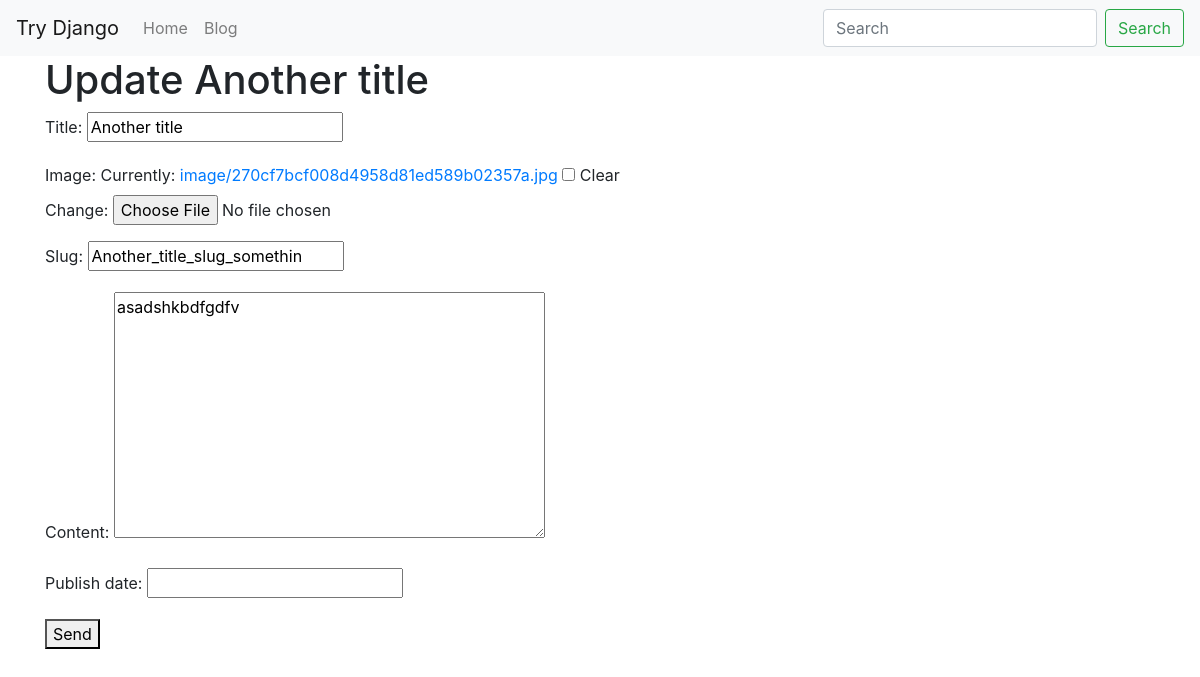
The page /blog/Another_title_slug_somethin/edit/ (signed in) on the database its author committed.
### blog/models.py (models this page shows, shortened)
class BlogPost(models.Model): # blogpost_set -> queryset
    user    = models.ForeignKey(User, default=1, null=True, on_delete=models.SET_NULL)
    image   = models.ImageField(upload_to='image/', blank=True, null=True)
    title  = models.CharField(max_length=120)
    slug   = models.SlugField(unique=True) # hello world -> hello-world
    content  = models.TextField(null=True, blank=True)
    publish_date = models.DateTimeField(auto_now=False, auto_now_add=False, null=True, blank=True)
    timestamp = models.DateTimeField(auto_now_add=True)
    updated = models.DateTimeField(auto_now=True)
    objects = BlogPostManager()
    class Meta:
        ordering = ['-publish_date', '-updated', '-timestamp']

### blog/views.py (the view)
# urls.py: path('<str:slug>/edit/', blog_post_update_view),
@staff_member_required
def blog_post_update_view(request,slug):
    obj = get_object_or_404(BlogPost,slug=slug)
    form = BlogPostModelForm(request.POST or None,instance=obj)
    if(form.is_valid()):
        form.save()
    template_name = "form.html"
    context= {"title":f'Update {obj.title}','form':form}
    return render(request,template_name,context)

### blog/forms.py (shortened to what this page needs)
class BlogPostModelForm(forms.ModelForm):
    class Meta:
        model = BlogPost
        fields = ['title','image', 'slug', 'content','publish_date']

### blog/models.py (called while the page is built)
    def get_queryset(self):
        return BlogPostQuerySet(self.model, using=self._db)

### templates/form.html
{% extends "base.html" %}
{% block content %}
{% if title %}
<h1>{{title}}</h1>
{% endif %}
<form method="POST" action="."> {% csrf_token %}
    {{ form.as_p }}
    <button type="submit">Send</button>
</form>
{% endblock %}

### rows shown on the page
BlogPost: title "Another title", slug "Another_title_slug_somethin", content "asadshkbdfgdfv"

### other values the page prints
{{ title }} "Update Another title"
